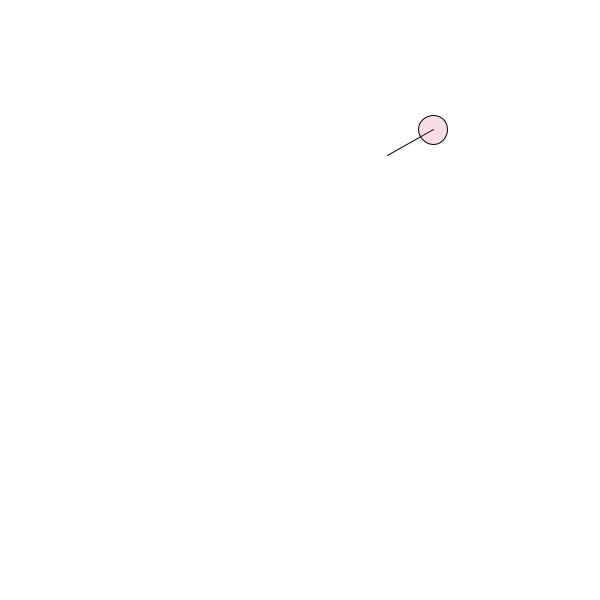
Frame 1 (no input)
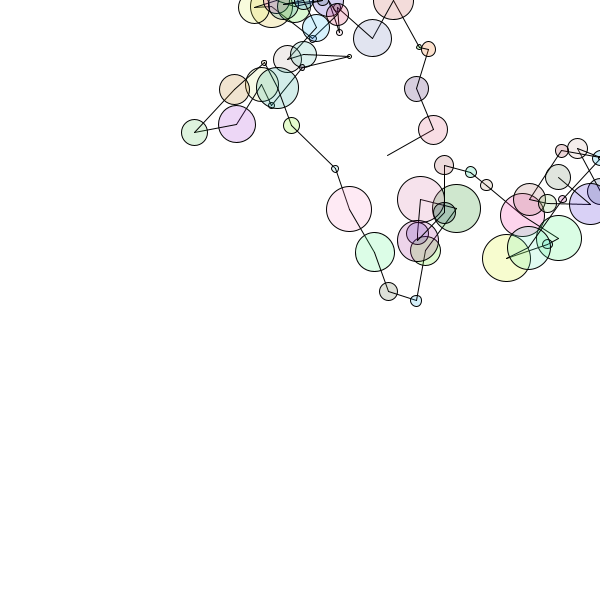
Frame 60 (the mouse pressed at the canvas centre just before this capture)
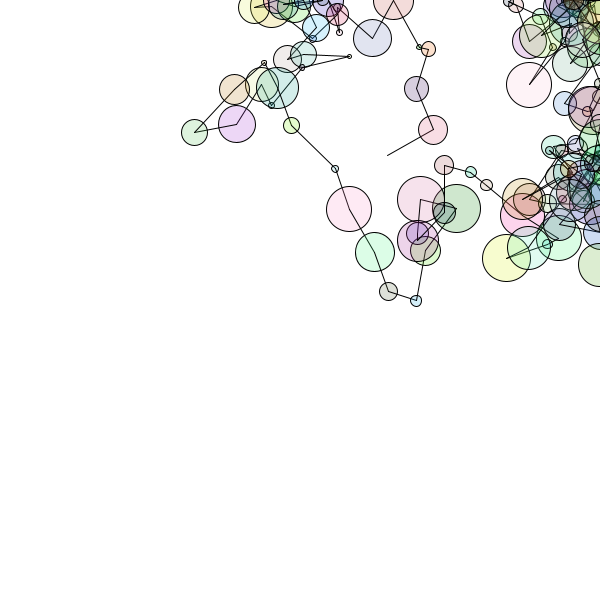
Frame 120 (the mouse held since frame 60 and released just before this capture)

The Processing sketch that drew these frames (run headless with seeded random() and noise(); from frame 60 on, the mouse is pressed at the canvas centre):

// Processing sketch: random_walk
// ── random_walk.pde
float xLocation;
float yLocation;
int winSize = 600;

void setup() {
  size(600, 600); // ==winSize
  background(255);
  xLocation = random(winSize);
  yLocation = random(winSize);
}

void draw() {
  float newXLocation = xLocation + random(-50, 50);
  float newYLocation = yLocation + random(-50, 50);
  
  if (newXLocation < 0)
    newXLocation = 0;
  if (newXLocation > winSize)
    newXLocation = winSize;
    
  if (newYLocation < 0)
    newYLocation = 0;
  if (newYLocation > winSize)
    newYLocation = winSize;
    
  line(xLocation, yLocation, newXLocation, newYLocation);
  fill(random(255), random(255), random(255), 50);
  float circleSize = random (3, 50);
  ellipse(newXLocation, newYLocation, circleSize, circleSize);
    
  xLocation = newXLocation;
  yLocation = newYLocation;
}
